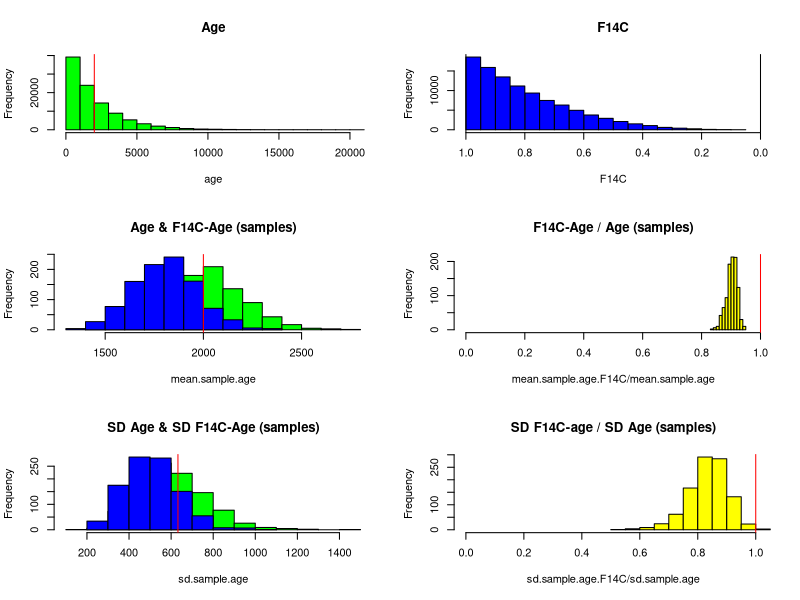

The R source for this figure: (Note: this script raises an error after producing the figure.)
## ---- chunk 1
knitr::opts_chunk$set(echo = TRUE)

library(tidyverse)

set.seed(20201005)
## ---- chunk 2
F14CToAge <- function(F14C){
  -8032.926 * log(F14C)
}


AgeToF14C <- function(age){
  exp(age / -8032.926)
}


GetAgeVar <- function(n.reps, n.ind, n.grps, s, L, focal.age = NULL,
                      shape = 1, plot = FALSE, print.diagnostics = FALSE){
  
  n <- n.ind * n.grps * n.reps
  
  scl <- (1000*L/s) / sqrt(shape)
  
  gamma.mean <- scl * shape
  gamma.sd <- sqrt(shape * scl^2)
  
  
  if (is.null(focal.age)){
    focal.age <- gamma.mean
  }
  
  age <- focal.age + rgamma(
    n, shape = shape,
    scale = scl) - gamma.mean
  
  age <- array(age, dim = c(n.ind, n.grps, n.reps))
  
  F14C <- AgeToF14C(age)
  
  age.sample <- apply(age, 2:3, mean)
  F14C.sample <- apply(F14C, 2:3, mean)
  
  age.F14C.sample <- F14CToAge(F14C.sample)
  
  sd.sample.age <- apply(age.sample, 2, sd)
  sd.sample.age.F14C <- apply(age.F14C.sample, 2, sd)
  
  mean.sample.age <- apply(age.sample, 2, mean)
  mean.sample.age.F14C <- apply(age.F14C.sample, 2, mean)
  
  sd.age.ind <- sd.sample.age * sqrt(n.ind)
  sd.age.ind.F14C <- sd.sample.age.F14C * sqrt(n.ind)
  
  
  ## optional plotting routine
  if (plot){
    par(mfrow = c(3, 2))
    hist(age, xlim = c(min(c(0, min(age))), max(age)), col = "green", 
         main = "Age")
    abline(v = focal.age, col = "red")
    abline(v = 5e04, col = "black", lty = 2)
    
    hist(F14C, xlim = c(max(1, max(F14C)), min(0, min(F14C))), col = "blue",
         main = "F14C")
    abline(v = c(0, 1), col = "black")
    
    h.mean.age <- hist(mean.sample.age, plot = FALSE)
    h.mean.age.F14C <- hist(mean.sample.age.F14C, plot = FALSE)
    
    xlim <- range(c(h.mean.age$breaks, h.mean.age.F14C$breaks))
    ylim <- range(c(0, h.mean.age$counts, h.mean.age.F14C$counts))
    
    plot(h.mean.age, ylim = ylim, xlim = xlim, col = "green",
         main = "Age & F14C-Age (samples)")
    plot(h.mean.age.F14C, add=T, col = "Blue")
    abline(v = 5e04, col = "black")
    abline(v = focal.age, col = "red")
    
    
    hist(mean.sample.age.F14C / mean.sample.age,
         xlim = c(0, max(1, max(mean.sample.age.F14C / mean.sample.age))),
         col = "yellow", main = "F14C-Age / Age (samples)")
    abline(v = 1, col = "red")
    
    
    
    h.sd.age <- hist(sd.sample.age, plot = FALSE)
    h.sd.age.F14C <- hist(sd.sample.age.F14C, plot = FALSE)
    
    xlim <- range(c(h.sd.age$breaks, h.sd.age.F14C$breaks))
    ylim <- range(c(0, h.sd.age$counts, h.sd.age.F14C$counts))
    
    plot(h.sd.age, ylim = ylim, xlim = xlim, col = "green",
         main = "SD Age & SD F14C-Age (samples)")
    plot(h.sd.age.F14C, add = T, col = "Blue")
    abline(v = gamma.sd / sqrt(n.ind), col = "red")
    
    hist(sd.sample.age.F14C / sd.sample.age,
         xlim = c(0, max(1, max(sd.sample.age.F14C / sd.sample.age))),
         col = "yellow", main = "SD F14C-age / SD Age (samples)")
    abline(v = 1, col = "red")
    
    par(mfrow = c(1,1))
  }
  
  if (print.diagnostics){
    print(paste0("gamma.mean = ", gamma.mean))
    print(paste0("gamma.sd = ", gamma.sd))
  }
  
  d <- data.frame(
    mean.age = mean.sample.age,
    mean.age.F14C = mean.sample.age.F14C,
    sd.age=sd.sample.age,
    sd.age.F14C=sd.sample.age.F14C,
    sd.age.ind=sd.age.ind,
    sd.age.ind.F14C=sd.age.ind.F14C)
  return(d)
}
## ---- chunk 3
tmp <- GetAgeVar(n.reps = 1000, n.ind = 10, n.grps = 10,
                 s = 5, L = 10, shape = 1, plot = T)
## ---- chunk 4
design <- crossing(n.reps = 100, n.ind = 2^(0:12), n.grps = 100,
                   s = exp(seq(-9, 5, 1)),
                   L = 10,
                   shape = 1)

exp1 <- design %>%
  group_by(n.reps, s, n.ind, L) %>%
  do({
    pars <- .
    do.call(GetAgeVar, pars)
  }) %>%
  ungroup() %>%
  mutate(
    L.age = 1/1000 * sd.age * sqrt(n.ind) * s,
    L.age.F14C = 1/1000 * sd.age.F14C * sqrt(n.ind) * s
  )

sd.est.bias <- exp1 %>%
  mutate(sd.ind.ratio = sd.age.ind.F14C / sd.age.ind,
         age.ratio = mean.age.F14C / mean.age) %>%
  group_by(s, L, n.ind) %>%
  summarise(mean.sd.ind.ratio = mean(sd.ind.ratio),
            mean.age.ratio = mean(age.ratio),
            n = n(),
            se.sd.ratio = sd(sd.ind.ratio) / sqrt(n),
            sd.age.ind = mean(sd.age.ind),
            sd.age.ind.F14C = mean(sd.age.ind.F14C),
            mean.age = mean(mean.age),
            mean.age.F14C = mean(mean.age.F14C)) %>%
  mutate(a = 1/sqrt(n.ind),
         sd.ratio_hat = SSfpl(log10(s), A=a, B=1, log10(3), 0.5))

save(sd.est.bias, file = "sd.est.bias.RData")
## ---- chunk 5
n.reps <- 1000

n.inds <- sort(unique(round(c(c(3, 5, 6, 10, 30), c(1,2,3,4,6,8, 20, 1000)))))

design <- crossing(n.reps = n.reps, n.ind = n.inds, n.grps = 50,
                   s = exp(seq(log(1), log(50), length.out = 8)),
                   L = 10,
                   focal.age = c(50000))

exp1 <- design %>%
  group_by(n.reps, s, n.ind, focal.age, L) %>%
  do({
    pars <- .
    do.call(GetAgeVar, pars)
  }) %>%
  ungroup() %>%
  mutate(
    L.age = 1/1000 * sd.age * sqrt(n.ind) * s,
    L.age.F14C = 1/1000 * sd.age.F14C * sqrt(n.ind) * s
  )


sd.est.bias.plausible <- exp1 %>%
  mutate(sd.ind.ratio = sd.age.ind.F14C / sd.age.ind,
         #sd.ratio = sd.age.F14C / sd.age,
         age.ratio = mean.age.F14C / mean.age) %>%
  #select(s, L, n.ind, sd.ratio, sd.age) %>%
  group_by(s, L, n.ind) %>%
  summarise(mean.sd.ind.ratio = mean(sd.ind.ratio),
            #mean.sd.ratio = mean(sd.ratio),
            mean.age.ratio = mean(age.ratio),
            n = n(),
            se.sd.ratio = sd(sd.ind.ratio) / sqrt(n),
            sd.age.ind = mean(sd.age.ind),
            sd.age.ind.F14C = mean(sd.age.ind.F14C),
            mean.age = mean(mean.age),
            mean.age.F14C = mean(mean.age.F14C))


save(sd.est.bias.plausible,
     file = "sd.est.bias.plausible.RData")

